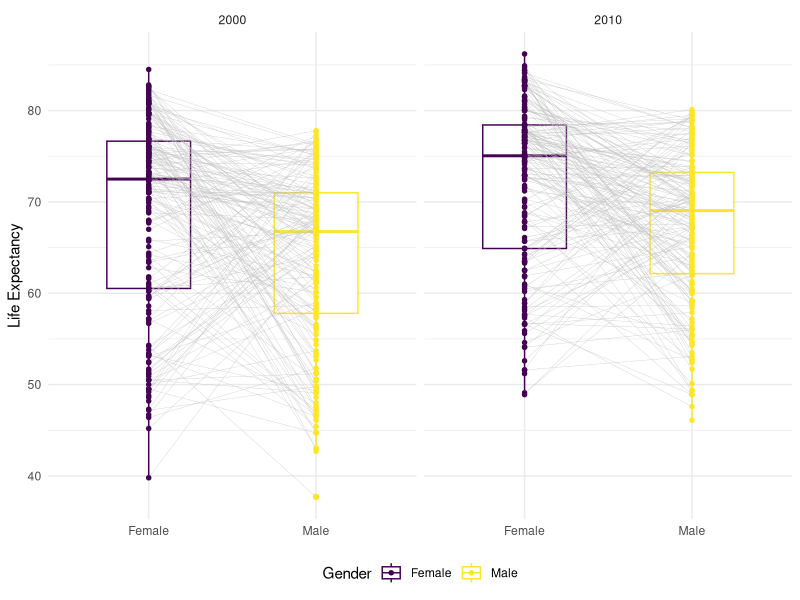
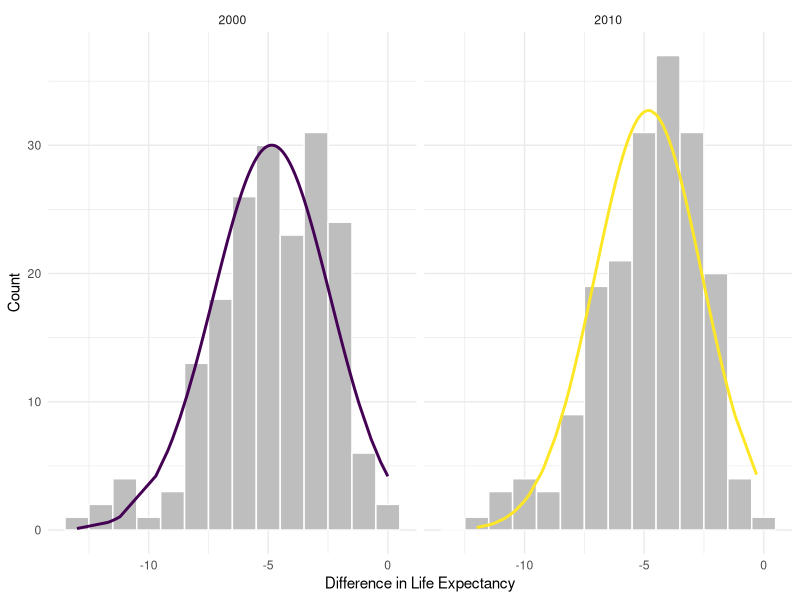
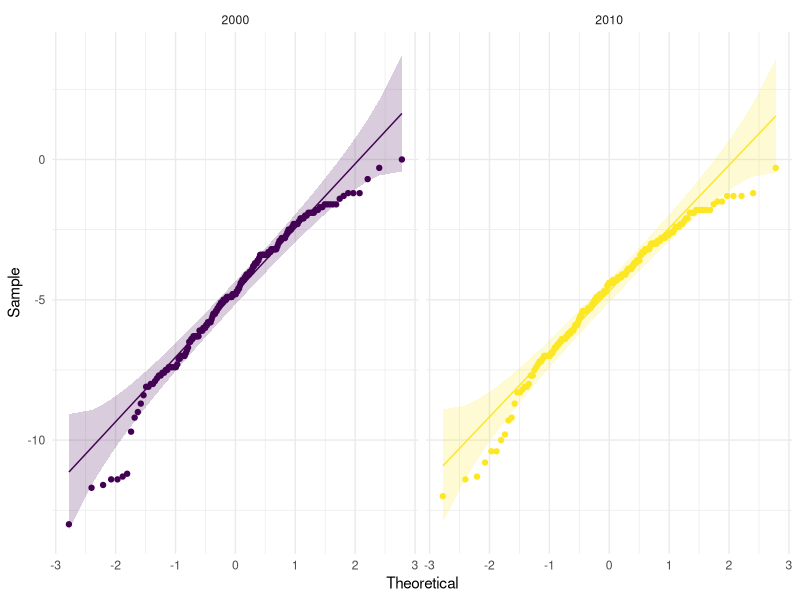
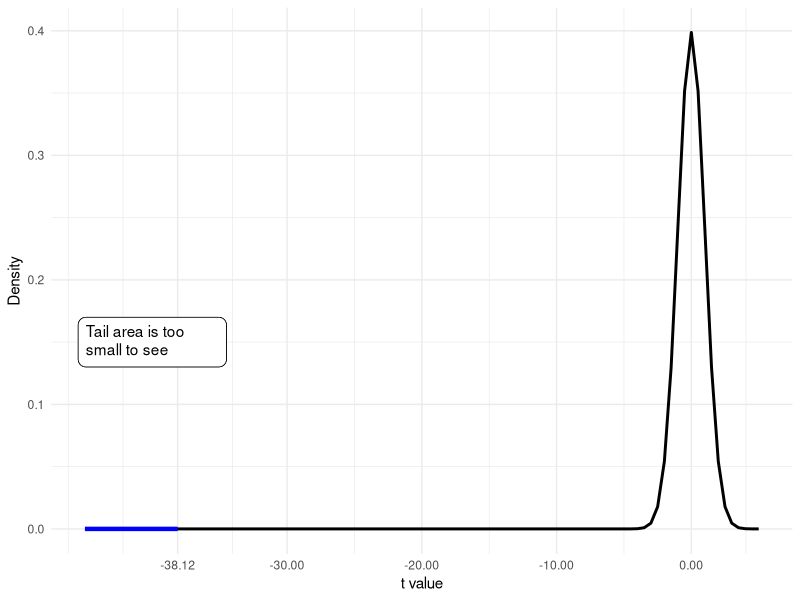
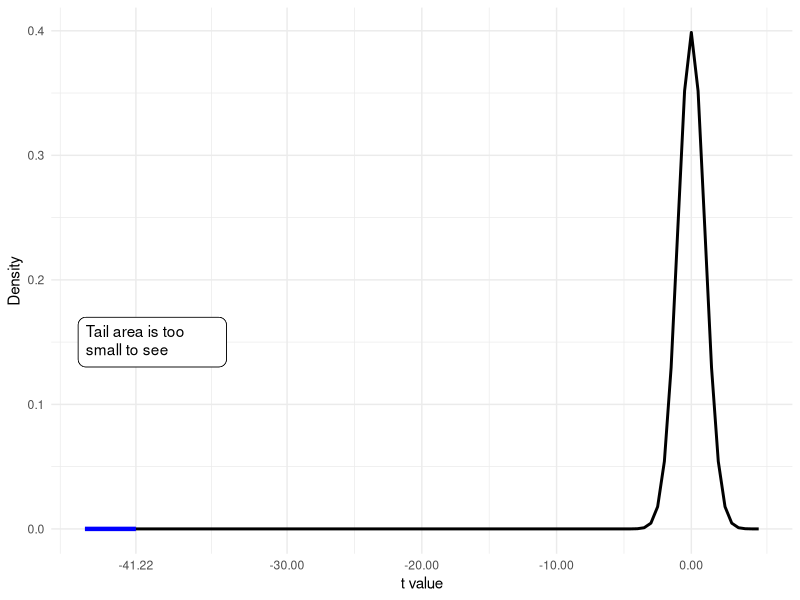

Here is the R script that generated these plots, in order:
## ---- chunk 1
#| message: false

library(tidyverse)
library(knitr)
library(kableExtra)
library(haven)
library(ggpubr)
library(ggtext)
## ---- chunk 2
gapminder_data_ori <- read_sav("SPSS_Gapminder_main_1 (1).sav")
gapminder_data <- gapminder_data_ori |> 
  select(
    country, OECD_G77, LE00, LE10, LEf00, LEf10, LEm00, LEm10
  ) |> 
  pivot_longer(
    cols = c(LEf00, LEf10, LEm00, LEm10),
    names_to = "ori_vars",
    values_to = "life_exp"
  ) |> 
  mutate(
    gender = ifelse(grepl("LEf", ori_vars), "Female", "Male"),
    year = ifelse(grepl("00", ori_vars), 2000, 2010)
  ) |> 
  select(-ori_vars)
gapminder_data_fm <- gapminder_data_ori |> 
  select(
    country, OECD_G77, LE00, LE10, LEf00, LEf10, LEm00, LEm10
  ) |> 
  mutate(
    diff_00 = LEm00 - LEf00,
    diff_10 = LEm10 - LEf10
  ) |> 
  pivot_longer(
    cols = c(diff_00, diff_10),
    names_to = "year",
    values_to = "life_exp_diff"
  ) |> 
  mutate(
    year = ifelse(
      grepl("00", year), 2000, 2010
    )
  )
## ---- chunk 3
#| label: tbl-life-exp-all-summary
#| tbl-cap: Summary statistics for male and female life expectancy across countries in 2000 and 2010

gapminder_life_exp_all_summary <- gapminder_data |> 
  group_by(year, gender) |> 
  summarise(
    mean = mean(life_exp, na.rm = TRUE),
    sd = sd(life_exp, na.rm = TRUE),
    .groups = "drop"
  )
gapminder_life_exp_all_summary |> 
  kbl(
    col.names = c("Year", "Gender", "M", "SD")
  ) |> 
  kable_styling(
    bootstrap_options = c("striped", "condensed"),
    latex_options = c("striped")
  )
## ---- chunk 4
#| message: false
#| warning: false
#| label: fig-life-exp-gender-year
#| fig-cap: Comparison of male and female life expectancy across countries for the years 2000 and 2010
#| fig-asp: 0.5625

ggpaired(
  gapminder_data, x = "gender", y = "life_exp",
  color = "gender", line.color = "gray", line.size = .1,
  alpha = .1
) + 
  scale_color_viridis_d(name = "Gender", option = "D") + 
  facet_wrap(vars(year)) + 
  theme_minimal() + 
  theme(
    legend.position = "bottom",
    axis.title.x = element_blank()
  ) + 
  labs(
    y = "Life Expectancy"
  )
## ---- chunk 5
    #| label: fig-dist-fm-across-countries
    #| fig-cap: Distribution of differences in life expectancy between males and females across countries in 2000 and 2010
    #| fig-asp: 0.5625
    #| warning: false

    gapminder_data_fm |> 
      ggplot(aes(x = life_exp_diff)) + 
      geom_histogram(
        binwidth = 1,
        color = "white",
        fill = "grey"
      ) + 
      facet_wrap(vars(year)) + 
      geom_line(
        aes(y = 184 * dnorm(
          life_exp_diff,
          mean = tapply(life_exp_diff, year, mean, na.rm = TRUE)[PANEL],
          sd = tapply(life_exp_diff, year, sd, na.rm = TRUE)[PANEL]
        ),
        color = factor(year)),
        linewidth = 1,
        show.legend = FALSE
      ) + 
      scale_color_viridis_d() + 
      theme_minimal() + 
      labs(
        x = "Difference in Life Expectancy",
        y = "Count"
      )

## ---- chunk 6
    #| label: fig-qqplot-fm-across-countries
    #| fig-cap: QQ plots displaying the distribution of differences in life expectancy between males and females across countries for the years 2000 and 2010
    #| fig-asp: 0.5625
    #| warning: false

    gapminder_data_fm |> 
      mutate(year = factor(year)) |> 
      ggqqplot(
      x = "life_exp_diff",
      color = "year"
    ) + 
      facet_wrap(vars(year)) + 
      scale_color_viridis_d() + 
      scale_fill_viridis_d() + 
      theme_minimal() + 
      theme(
        legend.position = "none"
      )
## ---- chunk 7
    shapiro00_life_exp <- shapiro.test(
      gapminder_data_fm$life_exp_diff[gapminder_data_fm$year == 2000]
    )
    print(shapiro00_life_exp)

    shapiro10_life_exp <- shapiro.test(
      gapminder_data_fm$life_exp_diff[gapminder_data_fm$year == 2010]
    )
    print(shapiro10_life_exp)
## ---- chunk 8
t_test00 <- t.test(
  gapminder_data_fm$LEm00,
  gapminder_data_fm$LEf00,
  paired = TRUE
)
print(t_test00)

t_test10 <- t.test(
  gapminder_data_fm$LEm10,
  gapminder_data_fm$LEf10,
  paired = TRUE
)
print(t_test10)

## ---- chunk 9
#| label: fig-t-dist-life-exp-all
#| fig-cap: "Theoretical $t$-distribution with 367 degrees of freedom"
#| fig-subcap: 
#|  - "Tail area representing p-value from paired t-test for 2000 data"
#|  - "Tail area representing p-value from paired t-test for 2010 data"
#| fig-asp: .3

ggplot(data.frame(
  x = c(-45, 5)),
  aes(x = x)
) + 
  stat_function(
    fun = dt,
    args = list(df = 367),
    linewidth = 1
  ) + 
  stat_function(
    fun = dt,
    args = list(df = 367),
    xlim = c(-45, as.numeric(t_test00$statistic)),
    linewidth = 1.5,
    color = "blue"
  ) + 
  geom_textbox(
    x = -40,
    y = .15,
    label = "Tail area is too small to see",
    maxwidth = .2
  ) + 
  scale_x_continuous(
    breaks = c(
      round(as.numeric(t_test00$statistic), 2),
      -30, -20, -10, 0
    )
  ) + 
  labs(
    x = "t value",
    y = "Density"
  ) +
  theme_minimal() + 
  theme(
    plot.title = element_textbox_simple()
  )

ggplot(data.frame(
  x = c(-45, 5)),
  aes(x = x)
) + 
  stat_function(
    fun = dt,
    args = list(df = 367),
    linewidth = 1
  ) + 
  stat_function(
    fun = dt,
    args = list(df = 367),
    xlim = c(-45, as.numeric(t_test10$statistic)),
    linewidth = 1.5,
    color = "blue"
  ) + 
  geom_textbox(
    x = -40,
    y = .15,
    label = "Tail area is too small to see",
    maxwidth = .2
  ) + 
  scale_x_continuous(
    breaks = c(
      round(as.numeric(t_test10$statistic), 2),
      -30, -20, -10, 0
    )
  ) + 
  labs(
    x = "t value",
    y = "Density"
  ) +
  theme_minimal() + 
  theme(
    plot.title = element_textbox_simple()
  )
## ---- chunk 10
#| echo: true

# Calculating r and d for 2000 data
r_life_exp_all00 <- sqrt(
  as.numeric(t_test00$statistic)^2 / (as.numeric(t_test00$statistic)^2 + as.numeric(t_test00$parameter))
)
d_life_exp_all00 <- 2 * as.numeric(t_test00$statistic) / sqrt(as.numeric(t_test00$parameter))

# Calculating r and d for 2010 data
r_life_exp_all10 <- sqrt(
  as.numeric(t_test10$statistic)^2 / (as.numeric(t_test10$statistic)^2 + as.numeric(t_test10$parameter))
)
d_life_exp_all10 <- 2 * as.numeric(t_test10$statistic) / sqrt(as.numeric(t_test10$parameter))
## ---- chunk 11
#| label: tbl-life-exp-grouped-summary
#| tbl-cap: "Summary statistics of male and female life expectancy in OECD, G77, and other countries for 2000 and 2010"

gapminder_grouped_summary <- gapminder_data |> 
  select(-LE00, -LE10) |> 
  drop_na() |> 
  group_by(OECD_G77, year, gender) |> 
  summarise(
    n = n(),
    mean = mean(life_exp, na.rm = TRUE),
    sd = sd(life_exp, na.rm = TRUE),
    .groups = "drop"
  ) |> 
  mutate(
    OECD_G77 = ifelse(
      OECD_G77 == 1, "OECD",
      ifelse(
        OECD_G77 == 2, "G77", "others"
      )
    )
  )
gapminder_grouped_summary |> 
  kbl(
    col.names = c("Group", "Year", "Gender", "n", "M", "SD")
  ) |> 
  kable_styling(
    bootstrap_options = c("condensed", "striped"),
    latex_options = c("striped")
  )
